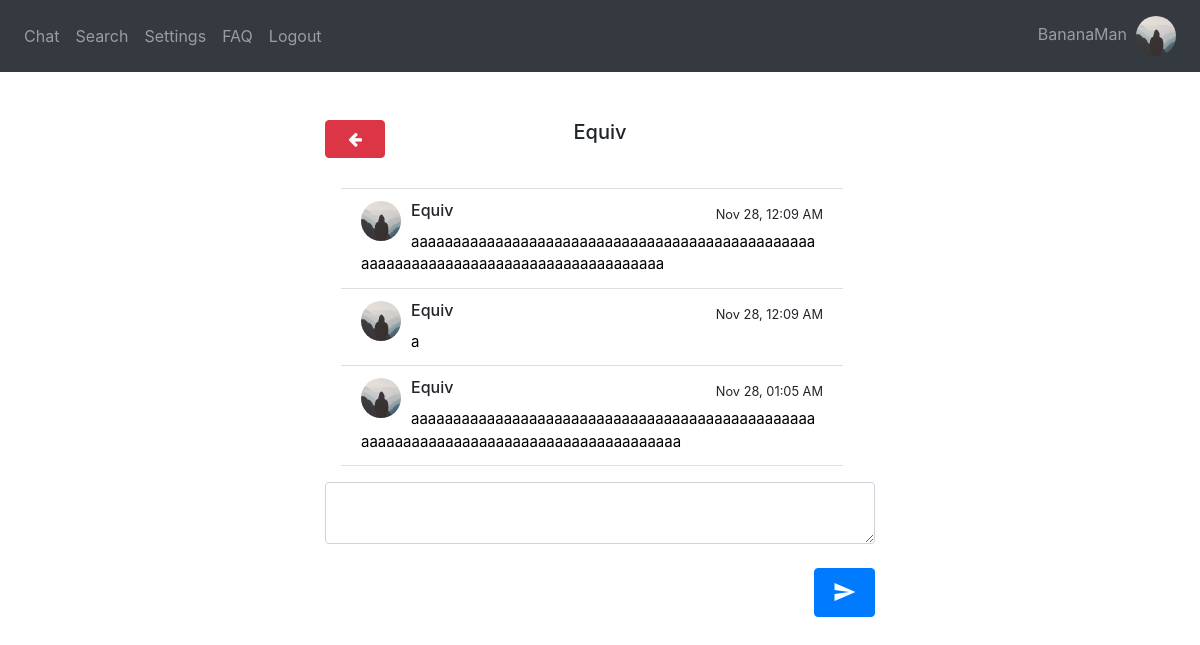
Screenshot of /chat/Equiv (signed in) with the database file from the repository.
### website/models.py (models this page shows)
class User(db.Model, UserMixin):
    username = db.Column(db.String(150), unique=True)
    password = db.Column(db.String(150))
    answer = db.Column(db.String(150)) # security word
    question = db.Column(db.String(150)) # security question
    text_color = db.Column(db.String(20), default='Black') # message text color
    text_size = db.Column(db.String(20), default='Medium') # message text size
    background = db.Column(db.String(20), default='White') # background color
    status = db.Column(db.String(150))
    messages = db.relationship('Message')
    friends_list = db.relationship('Friend')
    block_list = db.relationship('Block')
    id = db.Column(db.Integer, primary_key=True)
    name = db.Column(db.String(20))
    groups = db.relationship('Group', secondary=user_groups, backref=db.backref('members', lazy='dynamic'))
    image_file = db.Column(db.String(20), nullable=False, default='default.jpg')

class Message(db.Model):
    id = db.Column(db.Integer, primary_key=True)
    data = db.Column(db.String(10000))
    date = db.Column(db.DateTime(timezone=True), default=func.now(tz=pytz.timezone('US/Eastern')))
    user_id = db.Column(db.Integer, db.ForeignKey('user.id')) #one-to-many relationship
    recipient_id = db.Column(db.Integer)
    group_id = db.Column(db.Integer)

### website/views.py (the view, shortened to what this page needs)
@views.route('/chat/<string:recipient>', methods = ['GET', 'POST'])
@login_required
def chat_with(recipient):
    recipient = User.query.filter(User.username == recipient).first_or_404()
    return render_template("chat_with.html", User = User, user = current_user, username = current_user.username,
        Message = Message, recipient = recipient, desc = desc, redirect = redirect, message1 = None, datetime = datetime)

### website/__init__.py (called while the page is built)
def create_app():
    app = Flask(__name__)
    app.config['SECRET_KEY'] = 'wadkjwlajda'
    app.config['SQLALCHEMY_DATABASE_URI'] = f'sqlite:///{DB_NAME}'
    db.init_app(app)
    from .views import views
    from .auth import auth
    from .group_views import group_views
    app.register_blueprint(views, url_prefix='/')
    app.register_blueprint(auth, url_prefix='/')
    app.register_blueprint(group_views, url_prefix='/')
    from .models import User, Message
    create_database(app)
    login_manager = LoginManager()
    login_manager.login_view = 'auth.login'
    login_manager.init_app(app)
    @login_manager.user_loader
    def load_user(id):
        return User.query.get(int(id))
    return app

### website/templates/chat_with.html (shortened to what this page needs)
{% extends "base.html" %} {% block title %}Chat{% endblock %} {% block content
    %}
    <link rel="stylesheet" href="https://cdnjs.cloudflare.com/ajax/libs/font-awesome/4.7.0/css/font-awesome.min.css">
    <br />
{% if recipient %}
<div style =   "position: fixed;
                right: 0;
                left: 0;
                margin-right: auto;
                margin-left: auto;
                min-height: 10em;
                max-width: 550px;">
    <ul class="list-group list-group-flush" id="messages">
        <div>
        <div style="float: left"><a style="width: 60px" class="btn btn-danger" id="chat" href="/"><i class="fa fa-arrow-left"></i></a></div>
        <h5 align="center" style="padding-right: 60px">{{recipient.username}}</h5>
        </div>
            <div class="overflow-auto p-3 mb-3 mb-md-0 mr-md-3 bg-light;" style="max-height: 300px; display: flex; flex-direction: column-reverse;">
            {% for message in Message.query.order_by(desc(Message.id)).all() %}
            {% if message.user_id == recipient.id and message.recipient_id == user.id %}
                <li style="background-color: {{user.background}}" class="list-group-item">
                    <div style="height:30px">
                        <div style="float: left; padding-right: 10px"><img id="cornerpic" style="width:40px" class="rounded-circle account-img" src="{{ url_for('static', filename='profile_pics/' + User.query.filter(User.id == message.user_id).first_or_404().image_file) }}"></div>
                        <div style="float: left"><h6>{{recipient.username}}</h6></div>
                    {% if (message.date - datetime.datetime.now()).days < 0 %}
                    <div style="float:right"><small>{{(message.date - datetime.timedelta(hours=5)).strftime('%b %d, %I:%M %p')}}</small></div>
                    {% elif (message.date - datetime.datetime.now()).days == -1 %}
                        <div style="float:right"><small>{{(message.date - datetime.timedelta(hours=5)).strftime('Yesterday, %I:%M %p')}}</small></div>
                    {% else %}
                        <div style="float:right"><small>{{(message.date - datetime.timedelta(hours=5)).strftime('%I:%M %p')}}</small></div>
                    {% endif %}
            </div>
                <div style="overflow-wrap: break-word; color: {{user.text_color}}; font-size: {{user.text_size}}" align="left">{{message.data}}</div>
                </li>
            {% endif %}
        {% endfor %}
        </div>
    </ul>
    <form method="POST">
        <textarea name="message" id="message" class="form-control"></textarea>
        <br />
        <div style="float: right">
            <button type="submit" class="btn btn-primary" onclick="document.getElementById('sound_send').play();"><i style="padding-top:5px; width: 35px" class="material-icons">send</i></button>
        </div>
    </form>
</div>
{% endif %}
{% endblock %}

### website/templates/base.html (shortened to what this page needs)
<!DOCTYPE html>
<html>
  <head>
    <link
      rel="stylesheet"
      href="https://stackpath.bootstrapcdn.com/bootstrap/4.4.1/css/bootstrap.min.css"
    />
    <link
      rel="stylesheet"
      href="https://stackpath.bootstrapcdn.com/font-awesome/4.7.0/css/font-awesome.min.css"
    />
  </head>
  <body>
    <nav class="navbar navbar-expand-lg navbar-dark bg-dark">
      <div class="collapse navbar-collapse" id="navbar">
        <div class="navbar-nav">
          {% if current_user.is_authenticated %}
            <a class="nav-item nav-link" id="chat" href="/">Chat</a>
            <a class="nav-item nav-link" id="search" href="/search">Search</a>
            <a class="nav-item nav-link" id="settings" href="/settings">Settings</a>
            <a class="nav-item nav-link" id="faq" href="/faq">FAQ</a>
            <a class="nav-item nav-link" id="logout" href="/logout">Logout</a>
          {% else %}
            <a class="nav-item nav-link" id="login" href="/login">Log In</a>
            <a class="nav-item nav-link" id="signUp" href="/sign-up">Sign Up</a>
            <a class="nav-item nav-link" id="faq" href="/faq">FAQ</a>
          {% endif %}
        </div>
      </div>
        <div class="navbar-nav">
          {% if current_user.is_authenticated %}
            <a class="nav-item nav-link" id="chat" href="/profile">{{current_user.username}}&nbsp;&nbsp;<img id="cornerpic" style="width: 40px;" class="rounded-circle account-img" src="{{ url_for('static', filename='profile_pics/' + current_user.image_file) }}"></a>
          {% endif %}
        </div>
    </nav>
    <br />
    <div class="container">{% block content %} {% endblock %}</div>
  </body>
</html>

### website/templates/base.html (style rules this page uses)
#cornerpic { object-fit: cover; width:40px; height:40px; }

### rows the page displays
User: username "BananaMan", image_file (placeholder picture)
User: username "Equiv"
Message: image_file (placeholder picture), date "Nov 28, 01:05 AM", data "aaaaaaaaaaaaaaaaaaaaaaaaaaaaaaaaaaaaaaaaaaaaaaaaaaaaaaaaaaaaaaaaaaaaaaaaaaaaaaaaaaaaaa"
Message: image_file (placeholder picture), date "Nov 28, 12:09 AM", data "a"
Message: image_file (placeholder picture), date "Nov 28, 12:09 AM", data "aaaaaaaaaaaaaaaaaaaaaaaaaaaaaaaaaaaaaaaaaaaaaaaaaaaaaaaaaaaaaaaaaaaaaaaaaaaaaaaaaaaa"
